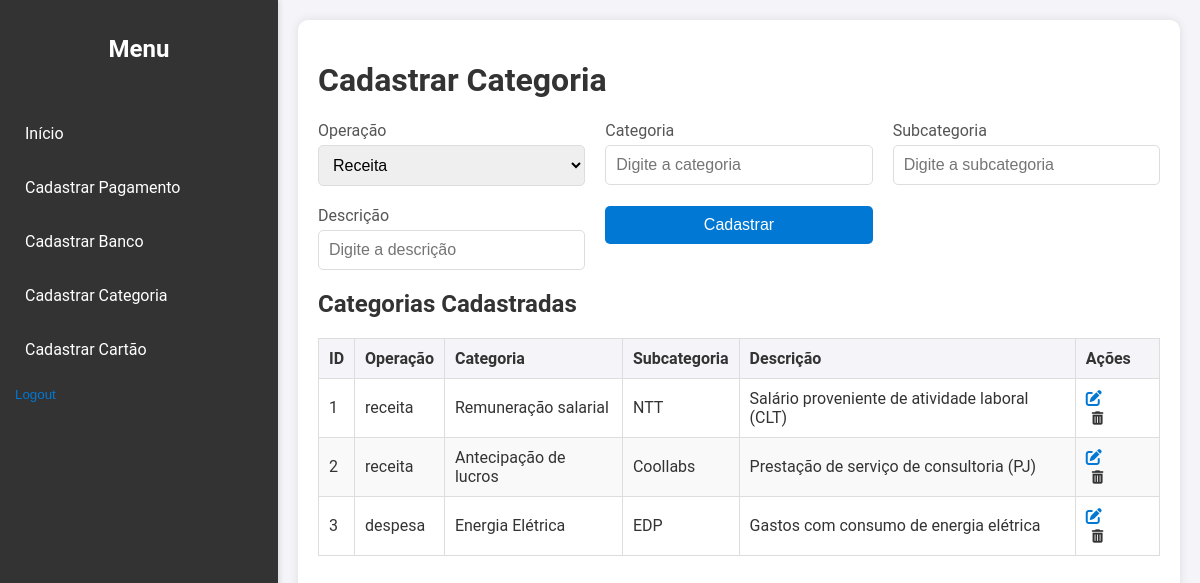
Before: /cadastrar_categoria (signed in) with the older database file.
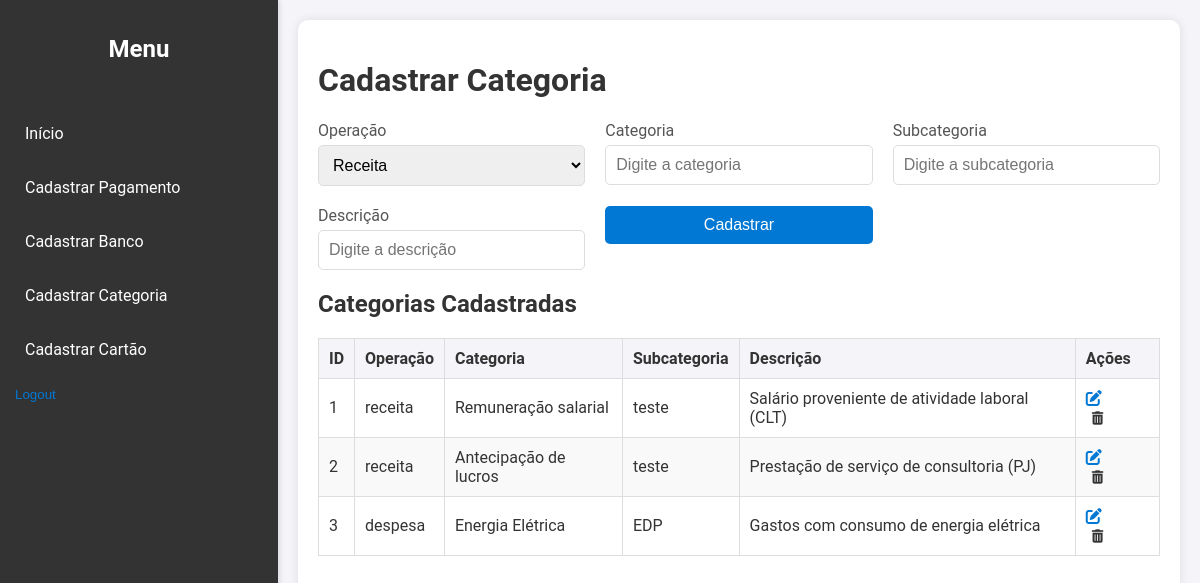
After: the same page with the newer database file.
### tables this page shows
CREATE TABLE categorias (
            id INTEGER PRIMARY KEY AUTOINCREMENT,
            operacao TEXT NOT NULL,
            categoria TEXT NOT NULL,
            subcategoria TEXT NOT NULL,
            descricao TEXT NOT NULL
        );

### routes/categoria.py (the view, shortened to what this page needs)
@categoria_bp.route('/cadastrar_categoria', methods=['GET', 'POST'])
def cadastrar_categoria():
    if 'user_id' not in session:
        return redirect(url_for('auth.login'))
    conn = sqlite3.connect('./contas_a_pagar/cnt_a_pg.db')
    cursor = conn.cursor()
    cursor.execute('SELECT id, operacao, categoria, subcategoria, descricao FROM categorias')
    categorias = cursor.fetchall()
    conn.close()
    return render_template('cadastrar_categoria.html', categorias=categorias)

### templates/cadastrar_categoria.html (shortened to what this page needs)
<!DOCTYPE html>
<html lang="en">
<head>
    <link rel="stylesheet" href="{{ url_for('static', filename='styles_system.css') }}">
    <link rel="stylesheet" href="{{ url_for('static', filename='styles_categoria.css') }}">
    <link rel="stylesheet" href="https://cdnjs.cloudflare.com/ajax/libs/font-awesome/6.0.0-beta3/css/all.min.css">
</head>
<body>
    <div class="sidebar">
        <h2>Menu</h2>
        <ul>
            <li><a href="{{ url_for('auth.home') }}">Início</a></li>
            <li><a href="{{ url_for('pagamento.cadastrar_pagamento') }}">Cadastrar Pagamento</a></li>
            <li><a href="{{ url_for('banco.cadastrar_banco') }}">Cadastrar Banco</a></li>
            <li><a href="{{ url_for('categoria.cadastrar_categoria') }}">Cadastrar Categoria</a></li>
            <li><a href="{{ url_for('cartao.cadastrar_cartao') }}">Cadastrar Cartão</a></li>
            <li>
                <form action="{{ url_for('auth.logout') }}" method="post" style="display: inline;">
                    <input type="submit" value="Logout" style="background: none; border: none; color: #0078d4; cursor: pointer; text-align: left; padding: 0;">
                </form>
            </li>
        </ul>
    </div>
    <div class="content">
        <h1>Cadastrar Categoria</h1>
        <form id="cadastroCategoriaForm" action="/cadastrar_categoria" method="post" class="form-grid">
            <div class="form-group">
                <label for="operacao">Operação</label>
                <select id="operacao" name="operacao" required>
                    <option value="receita">Receita</option>
                </select>
            </div>
            <div class="form-group">
                <label for="categoria">Categoria</label>
                <input type="text" id="categoria" name="categoria" placeholder="Digite a categoria" required>
            </div>
            <div class="form-group">
                <label for="subcategoria">Subcategoria</label>
                <input type="text" id="subcategoria" name="subcategoria" placeholder="Digite a subcategoria" required>
            </div>
            <div class="form-group">
                <label for="descricao">Descrição</label>
                <input type="text" id="descricao" name="descricao" placeholder="Digite a descrição" required>
            </div>
            <div class="form-group">
                <input type="submit" value="Cadastrar">
            </div>
        </form>
        <h2>Categorias Cadastradas</h2>
        <table class="categorias-table">
            <thead>
                <tr>
                    <th>ID</th>
                    <th>Operação</th>
                    <th>Categoria</th>
                    <th>Subcategoria</th>
                    <th>Descrição</th>
                    <th>Ações</th>
                </tr>
            </thead>
            <tbody>
                {% for categoria in categorias %}
                <tr>
                    <td>{{ categoria[0] }}</td>
                    <td>{{ categoria[1] }}</td>
                    <td>{{ categoria[2] }}</td>
                    <td>{{ categoria[3] }}</td>
                    <td>{{ categoria[4] }}</td>
                    <td>
                        <a href="{{ url_for('categoria.editar_categoria', id=categoria[0]) }}" title="Editar"><i class="fas fa-edit"></i></a>
                        <form action="{{ url_for('categoria.excluir_categoria', id=categoria[0]) }}" method="post" style="display:inline;">
                            <button type="submit" style="background: none; border: none; color: inherit; cursor: pointer;" title="Excluir" onclick="return confirm('Tem certeza que deseja excluir esta categoria?');">
                                <i class="fas fa-trash-alt"></i>
                            </button>
                        </form>
                    </td>
                </tr>
                {% endfor %}
            </tbody>
        </table>
    </div>
</body>
</html>

### static/styles_system.css (style rules this page uses)
body { margin: 0; font-family: 'Roboto', sans-serif; background: #f4f4f9; color: #333; display: flex; height: 100vh; }
.sidebar { background: #333; color: #fff; padding: 15px; width: 250px; box-shadow: 2px 0 5px rgba(0, 0, 0, 0.1); display: flex; flex-direction: column; }
.sidebar h2 { text-align: center; margin-bottom: 20px; }
.sidebar ul { list-style: none; padding: 0; flex-grow: 1; }
.sidebar ul li { margin: 15px 0; }
.sidebar ul li a { color: #fff; text-decoration: none; display: block; padding: 10px; border-radius: 5px; transition: background 0.3s; }
.content { background: #fff; border-radius: 10px; box-shadow: 0 0 10px rgba(0, 0, 0, 0.1); margin: 20px; padding: 20px; max-width: 80%; }
.form-grid { display: grid; grid-template-columns: repeat(auto-fit, minmax(200px, 1fr)); gap: 20px; }

### static/styles_categoria.css (style rules this page uses)
.form-grid { display: grid; grid-template-columns: repeat(3, 1fr); gap: 20px; }
.form-group { display: flex; flex-direction: column; }
.form-group label { margin-bottom: 5px; font-size: 1rem; color: #555; }
.form-group input[type="text"], .form-group select { padding: 10px; border: 1px solid #ddd; border-radius: 5px; font-size: 1rem; }
.form-group input[type="submit"] { background: #0078d4; color: #fff; border: none; padding: 10px; border-radius: 5px; cursor: pointer; font-size: 1rem; transition: background 0.3s; grid-column: span 3; }
.categorias-table { width: 100%; border-collapse: collapse; margin-top: 20px; }
.categorias-table th, .categorias-table td { border: 1px solid #ddd; padding: 10px; text-align: left; }
.categorias-table th { background-color: #f4f4f9; color: #333; }
.categorias-table tr:nth-child(even) { background-color: #f9f9f9; }
.categorias-table td a, .categorias-table td button { margin-right: 10px; color: #0078d4; text-decoration: none; }

Changed rows visible on the page:
changed categorias "Remuneração salarial": subcategoria "NTT" → "teste"
changed categorias "Antecipação de lucros": subcategoria "Coollabs" → "teste"
